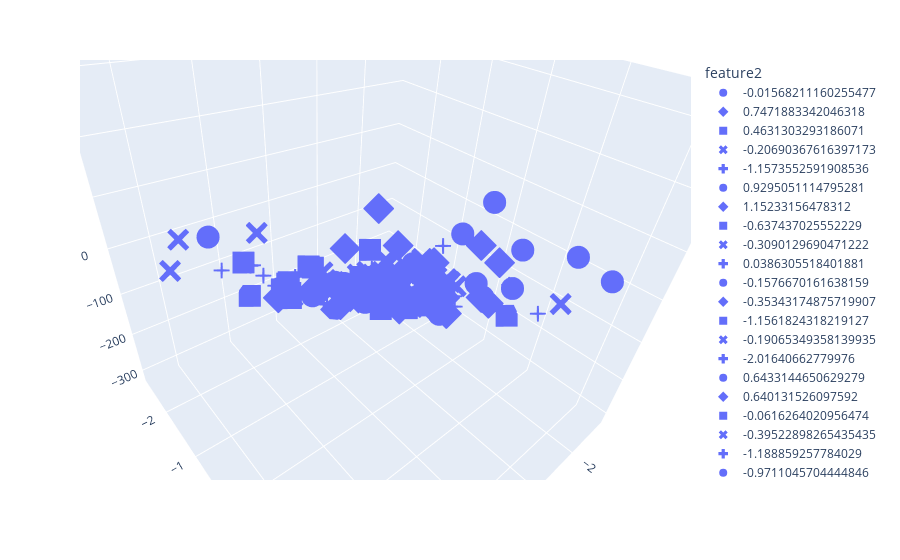

The notebook cell saved with this chart:
### Code cell
px.scatter_3d(df,
              x = df['feature1'],
              y = df['feature2'],
              z = df['output'],
              symbol= 'feature2'
    
)
